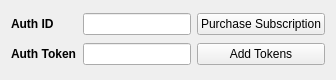
        <widget class="QFrame" name="frame_4">
         <property name="sizePolicy">
          <sizepolicy hsizetype="Minimum" vsizetype="Preferred">
           <horstretch>0</horstretch>
           <verstretch>0</verstretch>
          </sizepolicy>
         </property>
         <property name="maximumSize">
          <size>
           <width>16777215</width>
           <height>80</height>
          </size>
         </property>
         <property name="frameShape">
          <enum>QFrame::NoFrame</enum>
         </property>
         <property name="frameShadow">
          <enum>QFrame::Plain</enum>
         </property>
         <layout class="QGridLayout" name="gridLayout_8">
          <item row="1" column="1">
           <widget class="QgsPasswordLineEdit" name="auth_token"/>
          </item>
          <item row="0" column="1">
           <widget class="QgsPasswordLineEdit" name="auth_id"/>
          </item>
          <item row="0" column="0">
           <widget class="QLabel" name="label_16">
            <property name="font">
             <font>
              <weight>75</weight>
              <bold>true</bold>
             </font>
            </property>
            <property name="text">
             <string>Auth ID</string>
            </property>
           </widget>
          </item>
          <item row="1" column="0">
           <widget class="QLabel" name="label_17">
            <property name="font">
             <font>
              <weight>75</weight>
              <bold>true</bold>
             </font>
            </property>
            <property name="text">
             <string>Auth Token</string>
            </property>
           </widget>
          </item>
          <item row="1" column="2">
           <widget class="QPushButton" name="add_tokens">
            <property name="text">
             <string>Add Tokens</string>
            </property>
           </widget>
          </item>
          <item row="0" column="2">
           <widget class="QPushButton" name="smarty_link_2">
            <property name="text">
             <string>Purchase Subscription</string>
            </property>
           </widget>
          </item>
         </layout>
        </widget>
